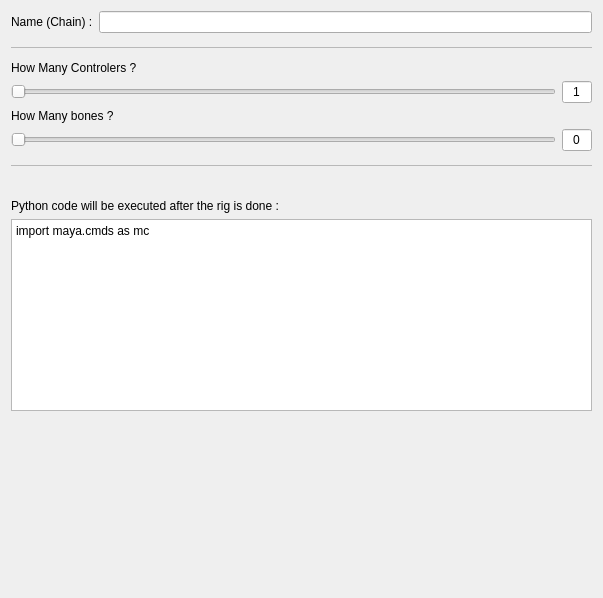
<?xml version="1.0" encoding="UTF-8"?>
<ui version="4.0">
    <class>Form</class>
    <widget class="QWidget" name="Form">
        <property name="geometry">
            <rect>
                <x>0</x>
                <y>0</y>
                <width>603</width>
                <height>598</height>
            </rect>
        </property>
        <property name="windowTitle">
            <string>Form</string>
        </property>
        <layout class="QVBoxLayout" name="verticalLayout">
            <item>
                <layout class="QGridLayout" name="textGridLayout">
                    <item row="3" column="0" colspan="2">
                        <widget class="QSlider" name="controlers_slider">
                            <property name="minimumSize">
                                <size>
                                    <width>200</width>
                                    <height>0</height>
                                </size>
                            </property>
                            <property name="minimum">
                                <number>0</number>
                            </property>
                            <property name="maximum">
                                <number>7</number>
                            </property>
                            <property name="orientation">
                                <enum>Qt::Horizontal</enum>
                            </property>
                        </widget>
                    </item>
                    <item row="1" column="0" colspan="3">
                        <widget class="QLabel" name="separator_1">
                            <property name="frameShape">
                                <enum>QFrame::HLine</enum>
                            </property>
                            <property name="frameShadow">
                                <enum>QFrame::Raised</enum>
                            </property>
                            <property name="lineWidth">
                                <number>0</number>
                            </property>
                            <property name="midLineWidth">
                                <number>1</number>
                            </property>
                            <property name="text">
                                <string/>
                            </property>
                        </widget>
                    </item>
                    <item row="5" column="2">
                        <widget class="QLineEdit" name="bonesSlidr_label">
                            <property name="maximumSize">
                                <size>
                                    <width>30</width>
                                    <height>16777215</height>
                                </size>
                            </property>
                            <property name="text">
                                <string>0</string>
                            </property>
                            <property name="alignment">
                                <set>Qt::AlignCenter</set>
                            </property>
                        </widget>
                    </item>
                    <item row="4" column="0" colspan="3">
                        <widget class="QLabel" name="numBones_label">
                            <property name="text">
                                <string>How Many bones ?</string>
                            </property>
                        </widget>
                    </item>
                    <item row="3" column="2">
                        <widget class="QLineEdit" name="ctrlSlidr_label">
                            <property name="sizePolicy">
                                <sizepolicy hsizetype="Fixed" vsizetype="Fixed">
                                    <horstretch>0</horstretch>
                                    <verstretch>0</verstretch>
                                </sizepolicy>
                            </property>
                            <property name="maximumSize">
                                <size>
                                    <width>30</width>
                                    <height>16777215</height>
                                </size>
                            </property>
                            <property name="text">
                                <string>1</string>
                            </property>
                            <property name="alignment">
                                <set>Qt::AlignCenter</set>
                            </property>
                        </widget>
                    </item>
                    <item row="6" column="0" colspan="3">
                        <widget class="QLabel" name="separator_2">
                            <property name="frameShape">
                                <enum>QFrame::HLine</enum>
                            </property>
                            <property name="frameShadow">
                                <enum>QFrame::Raised</enum>
                            </property>
                            <property name="lineWidth">
                                <number>0</number>
                            </property>
                            <property name="midLineWidth">
                                <number>1</number>
                            </property>
                            <property name="text">
                                <string/>
                            </property>
                        </widget>
                    </item>
                    <item row="0" column="1" colspan="2">
                        <widget class="QLineEdit" name="idText"/>
                    </item>
                    <item row="2" column="0" colspan="3">
                        <widget class="QLabel" name="numControler_label">
                            <property name="text">
                                <string>How Many Controlers ?</string>
                            </property>
                        </widget>
                    </item>
                    <item row="5" column="0" colspan="2">
                        <widget class="QSlider" name="bones_slider">
                            <property name="sizePolicy">
                                <sizepolicy hsizetype="Preferred" vsizetype="Fixed">
                                    <horstretch>0</horstretch>
                                    <verstretch>0</verstretch>
                                </sizepolicy>
                            </property>
                            <property name="minimumSize">
                                <size>
                                    <width>0</width>
                                    <height>0</height>
                                </size>
                            </property>
                            <property name="orientation">
                                <enum>Qt::Horizontal</enum>
                            </property>
                        </widget>
                    </item>
                    <item row="0" column="0">
                        <widget class="QLabel" name="idLabel">
                            <property name="text">
                                <string>Name (Chain) :</string>
                            </property>
                        </widget>
                    </item>
                    <item row="7" column="1">
                        <widget class="QLabel" name="empty_label">
                            <property name="sizePolicy">
                                <sizepolicy hsizetype="Preferred" vsizetype="Preferred">
                                    <horstretch>1</horstretch>
                                    <verstretch>0</verstretch>
                                </sizepolicy>
                            </property>
                            <property name="text">
                                <string></string>
                            </property>
                        </widget>
                    </item>
                </layout>
            </item>
            <item>
                <widget class="QLabel" name="label_9">
                    <property name="text">
                        <string>Python code will be executed after the rig is done :</string>
                    </property>
                </widget>
            </item>
            <item>
                <widget class="QPlainTextEdit" name="script_plainTextEdit">
                    <property name="plainText">
                        <string>import maya.cmds as mc</string>
                    </property>
                </widget>
            </item>
            <item>
                <widget class="QLabel" name="blockEmpty_label">
                    <property name="sizePolicy">
                        <sizepolicy hsizetype="Preferred" vsizetype="Preferred">
                            <horstretch>0</horstretch>
                            <verstretch>1</verstretch>
                        </sizepolicy>
                    </property>
                    <property name="text">
                        <string></string>
                    </property>
                </widget>
            </item>
        </layout>
    </widget>
    <resources/>
    <connections/>
</ui>
